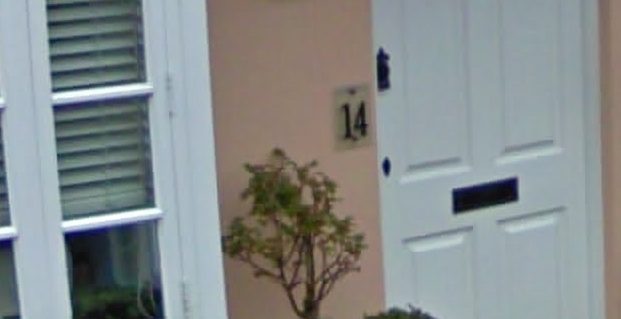
#> input picture Banco de Imagens/47.png, 621 x 319 px, found by its file name
$ jupyter execute 'Projeto_Detecção_de_Números_Residenciais_Mateus_Fittipaldi.ipynb'   (shell and % lines are left out)   (older library calls are emulated)
#> lines starting #> are read from the running program, lines starting #| are printed output that depends on the picture; after the words box and inside, x2 and y2 are one past the last pixel; in counts of white or black regions, pixels touching at a corner belong together
<a href="https://colab.research.google.com/github/zubao-fitti/processamento_imagens/blob/master/Projeto_Detec%C3%A7%C3%A3o_de_N%C3%BAmeros_Residenciais_Mateus_Fittipaldi.ipynb" target="_parent"></a>

[cell 1]
import cv2
import numpy as np
from matplotlib import pyplot as plt
from google.colab.patches import cv2_imshow  #usar o comando imshow diretamente no colab

# **Pré-processamento**

[cell 2]
# 50 imagens de 1.png a 50.png
test = cv2.imread('processamento_imagens/Banco de Imagens/47.png')
#> test is the input picture: shape (319, 621, 3); mean B, G, R 139.1, 139.5, 134.1

# conversão para tons de cinza
testGray = cv2.cvtColor(test, cv2.COLOR_BGR2GRAY)
# equalização do histograma
testEq = cv2.equalizeHist(testGray)
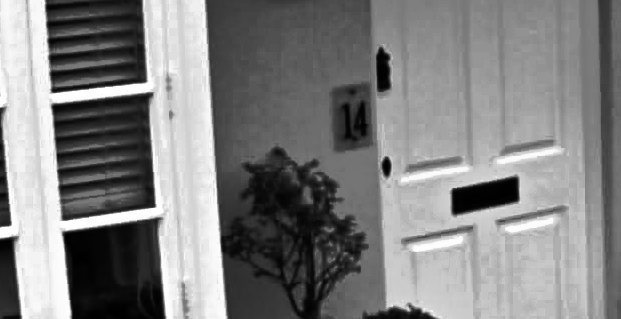
#> testEq: shape (319, 621); min 0, max 255, mean 128.9

# suavização da imagem para evitar a detecção do fundo
# tamanho da mascara
kmask = 9
# mascara do filtro da média
kernel = np.ones((kmask,kmask),np.float32)/(kmask*kmask)
# filtro da média
testMeanBlur = cv2.filter2D(testGray,-1,kernel)
# filtro da mediana
testMedianBlur = cv2.medianBlur(testGray,kmask)
# filtro gaussiano
testGaussianBlur = cv2.GaussianBlur(testGray, (kmask,kmask), 0)

# binarização a partir do resultado do filtro gaussiano (melhor resultado)
ret,testBin = cv2.threshold(testGaussianBlur,100,255,cv2.THRESH_BINARY)
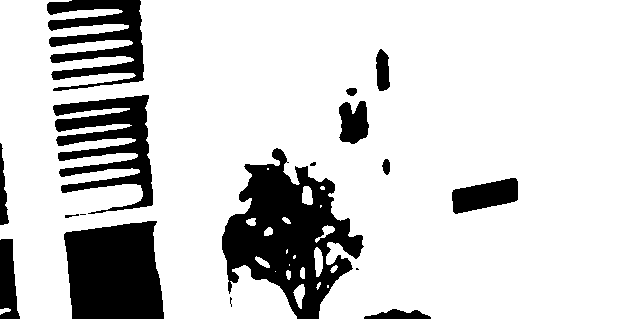
#> testBin: shape (319, 621); 81.8% white; 17 black regions (4 under 20 px), largest, box (x1, y1, x2, y2) and area: (222, 148, 364, 319) 12026, (64, 221, 164, 319) 8323, (53, 95, 153, 214) 5721
ret,testBinInv = cv2.threshold(testGaussianBlur,100,255,cv2.THRESH_BINARY_INV)
testBinGaussian = cv2.adaptiveThreshold(testGaussianBlur,255,cv2.ADAPTIVE_THRESH_GAUSSIAN_C, cv2.THRESH_BINARY,11,2)
#> testBinGaussian: shape (319, 621); 85.6% white; 263 black regions (183 under 20 px), largest, box (x1, y1, x2, y2) and area: (51, 92, 157, 221) 4382, (63, 203, 168, 319) 2317, (253, 234, 361, 319) 2126

# exibição dos resultados do pré-processamento
fig, axes = plt.subplots(3, 3, figsize=(20, 10))
ax = axes.ravel()

ax[0].imshow(cv2.cvtColor(test, cv2.COLOR_BGR2RGB))
ax[0].set_title('Original')
ax[0].set_axis_off()

ax[1].imshow(testGray, cmap='gray')
ax[1].set_title('Cinza')
ax[1].set_axis_off()

ax[2].imshow(testEq, cmap='gray')
ax[2].set_title('Histograma Equalizado')
ax[2].set_axis_off()

ax[3].imshow(testMeanBlur, cmap='gray')
ax[3].set_title('Filtro da Média')
ax[3].set_axis_off()

ax[4].imshow(testMedianBlur, cmap='gray')
ax[4].set_title('Filtro da Mediana')
ax[4].set_axis_off()

ax[5].imshow(testGaussianBlur, cmap='gray')
ax[5].set_title('Filtro Gaussiano')
ax[5].set_axis_off()

ax[6].imshow(testBin, cmap='gray')
ax[6].set_title('Limiar global (v=100)')
ax[6].set_axis_off()

ax[7].imshow(testBinInv, cmap='gray')
ax[7].set_title('Limiar Global Inverso')
ax[7].set_axis_off()

ax[8].imshow(testBinGaussian, cmap='gray')
ax[8].set_title('Adaptative Gaussian')
ax[8].set_axis_off()

#Segmentação/Detecção de Bordas

##Função Watershed

[cell 3]
def myWatershed(src, binImg):
  originalImg = src.copy()
  binImg = 255 - binImg

  kernel = np.ones((3,3),np.uint8)
  # sure background area
  sure_bg = cv2.dilate(binImg,kernel)

  # Finding sure foreground area
  dist_transform = cv2.distanceTransform(binImg,cv2.DIST_L2,5)
  ret, sure_fg = cv2.threshold(dist_transform,0.7*dist_transform.max(),255,0)

  # Finding unknown region
  sure_fg = np.uint8(sure_fg)
  unknown = cv2.subtract(sure_bg,sure_fg)

  # Marker labelling
  ret, markers = cv2.connectedComponents(sure_fg)
  # Add one to all labels so that sure background is not 0, but 1
  markers = markers+1
  # Now, mark the region of unknown with zero
  markers[unknown==255] = 0

  markers = cv2.watershed(originalImg,markers)
  originalImg[markers == -1] = [0,255,0]

  return originalImg

##Função Kmeans

[cell 4]
def myKmeans(src, K):
  # coversão da imagem para ser usada no kmeans
  Z = src.reshape((-1,3))
  Z = np.float32(Z)

  # definição do criterio de parada e aplicacao do kmeans()
  criteria = (cv2.TERM_CRITERIA_EPS + cv2.TERM_CRITERIA_MAX_ITER, 10, 1.0)
  ret,label,center=cv2.kmeans(Z,K,None,criteria,10,cv2.KMEANS_RANDOM_CENTERS)

  # coversão de volta para mostrar a imagem
  center = np.uint8(center)
  res = center[label.flatten()]
  res2 = res.reshape((src.shape))

  return res2

##Aplicação da Detecção de Bordas

[cell 5]
# sobel no eixo X aplicado na Gaussiana
testSobelx = cv2.Sobel(testGaussianBlur,cv2.CV_64F,1,0,ksize=5)
# sobel no eixo Y aplicado na Gaussiana
testSobely = cv2.Sobel(testGaussianBlur,cv2.CV_64F,0,1,ksize=5)
# solbe x + sobel y
testSobelxy = testSobelx + testSobely

# laplaciano aplicado na Gaussiana
testLaplacianGaussian = cv2.Laplacian(testGaussianBlur,cv2.CV_64F)
# laplaciano aplicado na binarização do limiar global
testLaplacianBin = cv2.Laplacian(testBin,cv2.CV_64F)
# laplaciano aplicado na binarização do limiar global inverso
testLaplacianBinInv = cv2.Laplacian(testBinInv,cv2.CV_64F)
# laplaciano aplicado na binarização Adaptive Gaussian
testLaplacianBinGaussian = cv2.Laplacian(testBinGaussian,cv2.CV_64F)
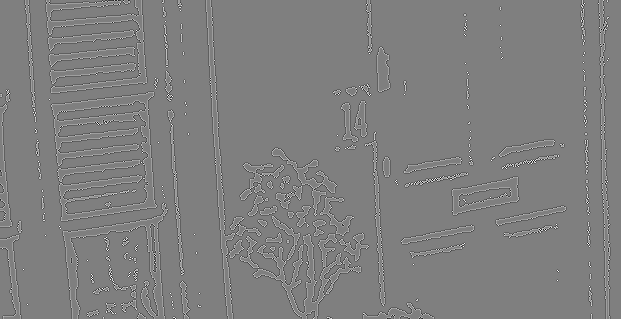
#> testLaplacianBinGaussian: shape (319, 621) float64; min -1020, max 1020, mean 0; drawn with min black and max white

# detecção de bordas usando o algoritmo de Canny
th1, th2 = 50, 120 # thresholds
# Canny aplicado na gaussiana
testCannyGaussian = cv2.Canny(testGaussianBlur, th1, th2)
#> testCannyGaussian: shape (319, 621); 1.9% white in thin lines or dots, all inside (x1, y1, x2, y2) = (0, 0, 519, 319)
# Canny aplicado na binarização do limiar global
testCannyBin = cv2.Canny(testBin, th1, th2)
#> testCannyBin: shape (319, 621); 2.4% white in thin lines or dots, all inside (x1, y1, x2, y2) = (0, 0, 518, 319)
# Canny aplicado na binzarização do limiar gloval inverso
testCannyBinInv = cv2.Canny(testBinInv, th1, th2)
# Canny aplicado na binarização Adaptive Gaussian
testCannyBinGaussian = cv2.Canny(testBinGaussian, th1, th2)
#> testCannyBinGaussian: shape (319, 621); 6.5% white in thin lines or dots

fig, axes = plt.subplots(3, 4, figsize=(20, 10))
ax = axes.ravel()

ax[0].imshow(cv2.cvtColor(test, cv2.COLOR_BGR2RGB))
ax[0].set_title('Original')
ax[0].set_axis_off()

ax[1].imshow(testSobelx, cmap='gray')
ax[1].set_title('Sobel X')
ax[1].set_axis_off()

ax[2].imshow(testSobely, cmap='gray')
ax[2].set_title('Sobel Y')
ax[2].set_axis_off()

ax[3].imshow(testSobelxy, cmap='gray')
ax[3].set_title('Sobel X + Y')
ax[3].set_axis_off()

ax[4].imshow(testLaplacianGaussian, cmap='gray')
ax[4].set_title('Laplaciano na Gaussiana')
ax[4].set_axis_off()

ax[5].imshow(testLaplacianBin, cmap='gray')
ax[5].set_title('Laplaciano na binarização do limiar global')
ax[5].set_axis_off()

ax[6].imshow(testLaplacianBinInv, cmap='gray')
ax[6].set_title('Laplaciano na binarização inversa')
ax[6].set_axis_off()

ax[7].imshow(testLaplacianBinGaussian, cmap='gray')
ax[7].set_title('Laplaciano na binarização Adaptive Gaussian')
ax[7].set_axis_off()

ax[8].imshow(testCannyGaussian, cmap='gray')
ax[8].set_title('Canny na Gaussiana')
ax[8].set_axis_off()

ax[9].imshow(testCannyBin, cmap='gray')
ax[9].set_title('Canny na binarização do limiar global')
ax[9].set_axis_off()

ax[10].imshow(testCannyBinInv, cmap='gray')
ax[10].set_title('Canny na binarização inversa')
ax[10].set_axis_off()

ax[11].imshow(testCannyBinGaussian, cmap='gray')
ax[11].set_title('Canny na binarização Adaptive Gaussian')
ax[11].set_axis_off()
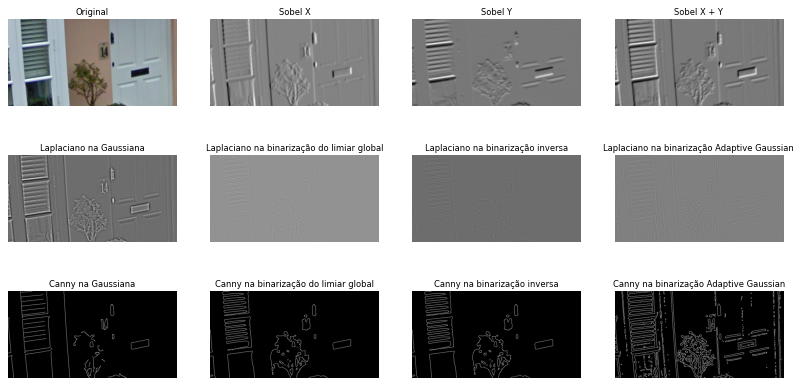
#> figure drawn by matplotlib, 12 panels

##Aplicação da Segmentação

[cell 6]
# segmentação Watershed
# watershed com binarização do limiar global
testWatershedBin = myWatershed(test, testBin)
#> in myWatershed, `sure_bg = cv2.dilate(binImg,kernel)`: sure_bg: shape (319, 621); 21% white; 14 white regions (1 under 20 px), largest, box (x1, y1, x2, y2) and area: (221, 147, 365, 319) 13624, (63, 220, 165, 319) 8637, (52, 94, 154, 219) 7256
#> in myWatershed, `ret, sure_fg = cv2.threshold(dist_transform,0.7*dist_transform.max(),2..`: sure_fg: shape (319, 621) float32; 0.8% white; 1 white region, box (x1, y1, x2, y2) and area: (100, 257, 132, 319) 1580
#> in myWatershed, `ret, sure_fg = cv2.threshold(dist_transform,0.7*dist_transform.max(),2..`: ret = 32.2
#> in myWatershed, `unknown = cv2.subtract(sure_bg,sure_fg)`:
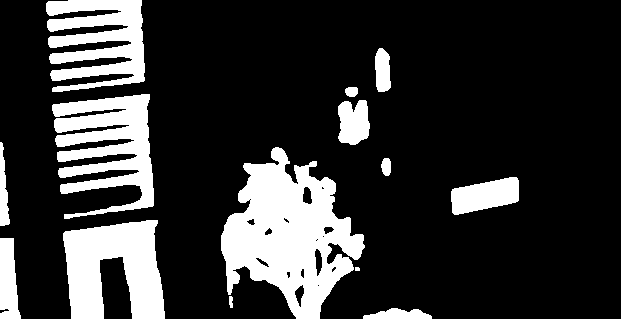
#> unknown: shape (319, 621); 20.2% white; 14 white regions (1 under 20 px), largest, box (x1, y1, x2, y2) and area: (221, 147, 365, 319) 13624, (52, 94, 154, 219) 7256, (63, 220, 165, 319) 7057
#> in myWatershed, `ret, markers = cv2.connectedComponents(sure_fg)`: ret = 2
#> in myWatershed, `markers[unknown==255] = 0`: markers: shape (319, 621) int32; 3 distinct labels, from 0 to 2
#> in myWatershed, `markers = cv2.watershed(originalImg,markers)`: markers: shape (319, 621) int32; 3 distinct labels, from -1 to 2
#> in myWatershed, `originalImg[markers == -1] = [0,255,0]`: originalImg: shape (319, 621, 3); 1.09% of pixels changed, all inside (x1, y1, x2, y2) = (0, 0, 621, 319)
# watershed com binarizalçao do limiar global inverso
testWatershedBinInv = myWatershed(test, testBinInv)
#> in myWatershed (call 2), `sure_bg = cv2.dilate(binImg,kernel)`: sure_bg: shape (319, 621); 84.6% white; 22 black regions (10 under 20 px), largest, box (x1, y1, x2, y2) and area: (223, 150, 362, 319) 10304, (65, 222, 163, 319) 8013, (54, 96, 152, 208) 4276
#> in myWatershed (call 2), `dist_transform = cv2.distanceTransform(binImg,cv2.DIST_L2,5)`:
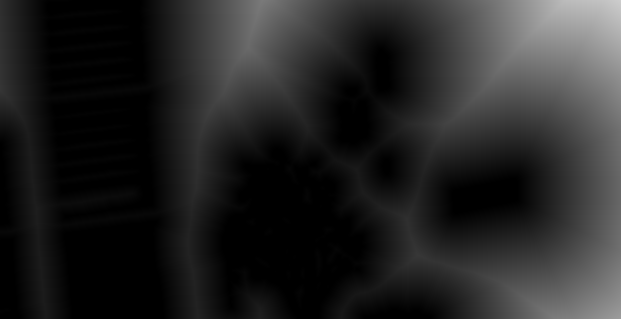
#> dist_transform: shape (319, 621) float32; min 0, max 205.2, mean 37.3
#> in myWatershed (call 2), `ret, sure_fg = cv2.threshold(dist_transform,0.7*dist_transform.max(),2..`: sure_fg: shape (319, 621) float32; 2.6% white; 2 white regions, box (x1, y1, x2, y2) and area: (521, 0, 621, 79) 4909, (599, 302, 621, 319) 198
#> in myWatershed (call 2), `ret, sure_fg = cv2.threshold(dist_transform,0.7*dist_transform.max(),2..`: ret = 143.6
#> in myWatershed (call 2), `unknown = cv2.subtract(sure_bg,sure_fg)`: unknown: shape (319, 621); 82% white; 24 black regions (10 under 20 px), largest, box (x1, y1, x2, y2) and area: (223, 150, 362, 319) 10304, (65, 222, 163, 319) 8013, (521, 0, 621, 79) 4909
#> in myWatershed (call 2), `ret, markers = cv2.connectedComponents(sure_fg)`: markers: shape (319, 621) int32; 3 distinct labels, from 0 to 2
#> in myWatershed (call 2), `ret, markers = cv2.connectedComponents(sure_fg)`: ret = 3
#> in myWatershed (call 2), `markers = markers+1`:
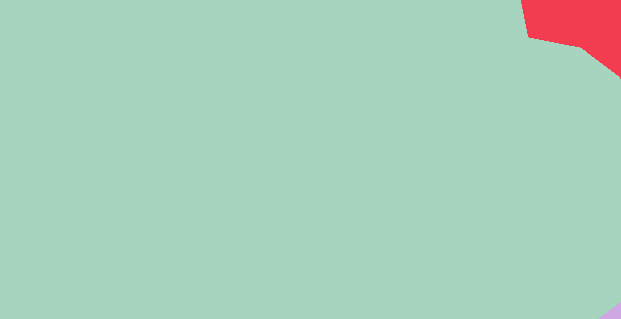
#> markers: shape (319, 621) int32; 3 distinct labels, from 1 to 3; one colour per label, 0 black
#> in myWatershed (call 2), `markers[unknown==255] = 0`: markers: shape (319, 621) int32; 4 distinct labels, from 0 to 3
#> in myWatershed (call 2), `markers = cv2.watershed(originalImg,markers)`:
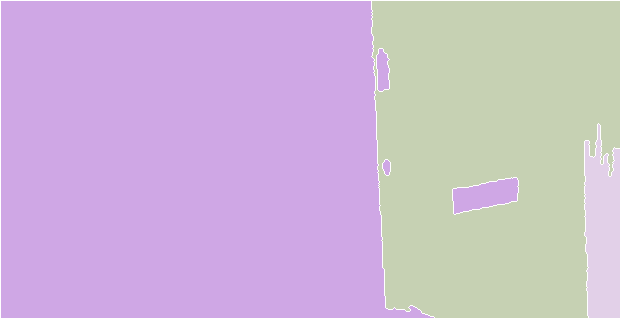
#> markers: shape (319, 621) int32; 4 distinct labels, from -1 to 3; one colour per label, 0 black, -1 white
# watershed com binarização Adaptive Gaussian
testWatershedBinGaussian = myWatershed(test, testBinGaussian)
#> in myWatershed (call 3), `sure_bg = cv2.dilate(binImg,kernel)`: sure_bg: shape (319, 621); 23% white; 139 white regions (53 under 20 px), largest, box (x1, y1, x2, y2) and area: (205, 0, 370, 319) 11008, (50, 91, 158, 222) 7018, (45, 0, 148, 94) 5318
#> in myWatershed (call 3), `ret, sure_fg = cv2.threshold(dist_transform,0.7*dist_transform.max(),2..`:
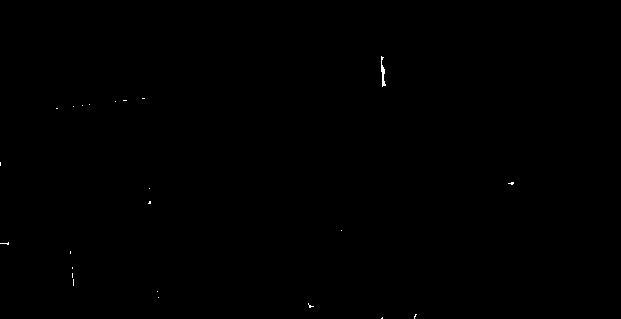
#> sure_fg: shape (319, 621) float32; 0.08% white in thin lines or dots, all inside (x1, y1, x2, y2) = (0, 56, 514, 319)
#> in myWatershed (call 3), `ret, sure_fg = cv2.threshold(dist_transform,0.7*dist_transform.max(),2..`: ret = 4.2
#> in myWatershed (call 3), `unknown = cv2.subtract(sure_bg,sure_fg)`:
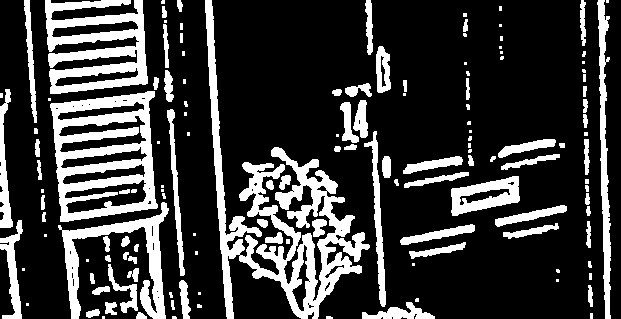
#> unknown: shape (319, 621); 22.9% white; 139 white regions (53 under 20 px), largest, box (x1, y1, x2, y2) and area: (205, 0, 370, 319) 10996, (50, 91, 158, 222) 6997, (45, 0, 148, 94) 5318
#> in myWatershed (call 3), `ret, markers = cv2.connectedComponents(sure_fg)`: markers: shape (319, 621) int32; 24 distinct labels, from 0 to 23
#> in myWatershed (call 3), `ret, markers = cv2.connectedComponents(sure_fg)`: ret = 24

# segmentação Kmeans
# 2 clusters
testKmeans2 = myKmeans(test, 2)
#> in myKmeans, `ret,label,center=cv2.kmeans(Z,K,None,criteria,10,cv2.KMEANS_RANDOM_CEN..`: ret = 385862117.2; center = [[91.6, 99.24, 104.6], [178.5, 172.8, 158.6]]
#> in myKmeans, `center = np.uint8(center)`: center = [[91, 99, 104], [178, 172, 158]]
# 4 clusters
testKmeans4 = myKmeans(test, 4)
# 8 clusters
testKmeans8 = myKmeans(test, 8)

$ run again, with 50.png copied over Banco de Imagens/47.png
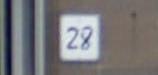
#> input picture 50.png, 158 x 75 px, found by its file name
#> test is the input picture: shape (75, 158, 3); mean B, G, R 120.5, 118.4, 119.8
#> testBin: shape (75, 158); 77.7% white; 5 black regions (1 under 20 px), largest, box (x1, y1, x2, y2) and area: (45, 0, 82, 75) 1149, (24, 0, 35, 75) 728, (3, 0, 13, 75) 715, (131, 12, 137, 19) 35
#> testBinGaussian: shape (75, 158); 74.6% white; 16 black regions (9 under 20 px), largest, box (x1, y1, x2, y2) and area: (44, 0, 106, 75) 1501, (5, 0, 12, 75) 504, (29, 0, 35, 75) 422
#> testCannyGaussian: shape (75, 158); 4.7% white in thin lines or dots, all inside (x1, y1, x2, y2) = (4, 0, 100, 75)
#> testCannyBin: shape (75, 158); 4.3% white in thin lines or dots
#> testCannyBinGaussian: shape (75, 158); 10.2% white in thin lines or dots
#> sure_bg: shape (75, 158); 26.9% white; 5 white regions, box (x1, y1, x2, y2) and area: (44, 0, 83, 75) 1355, (23, 0, 36, 75) 880, (2, 0, 14, 75) 868, (130, 11, 138, 20) 65, (154, 68, 158, 75) 25
#> in myWatershed, `ret, sure_fg = cv2.threshold(dist_transform,0.7*dist_transform.max(),2..`: ret = 6.71
#> in myWatershed, `ret, markers = cv2.connectedComponents(sure_fg)`: ret = 5
#> originalImg: shape (75, 158, 3); 5.76% of pixels changed, all inside (x1, y1, x2, y2) = (0, 0, 158, 75)
#> sure_bg: shape (75, 158); 82.3% white; 5 black regions (2 under 20 px), largest, box (x1, y1, x2, y2) and area: (46, 0, 80, 75) 944, (25, 0, 34, 75) 576, (4, 0, 12, 75) 562
#> unknown: shape (75, 158); 68% white; 7 black regions (2 under 20 px), largest, box (x1, y1, x2, y2) and area: (85, 0, 144, 75) 1660, (46, 0, 80, 75) 944, (25, 0, 34, 75) 576, (4, 0, 12, 75) 562, (147, 35, 158, 44) 36
#> sure_bg: shape (75, 158); 37.8% white; 13 white regions (6 under 20 px), largest, box (x1, y1, x2, y2) and area: (43, 0, 107, 75) 2112, (22, 0, 36, 75) 949, (4, 0, 13, 75) 662
#> in myWatershed (call 3), `ret, sure_fg = cv2.threshold(dist_transform,0.7*dist_transform.max(),2..`: ret = 2.8
#> unknown: shape (75, 158); 32.7% white; 15 white regions (6 under 20 px), largest, box (x1, y1, x2, y2) and area: (43, 0, 107, 75) 1811, (22, 0, 32, 75) 625, (66, 24, 94, 51) 535
#> in myWatershed (call 3), `ret, markers = cv2.connectedComponents(sure_fg)`:
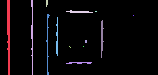
#> markers: shape (75, 158) int32; 14 distinct labels, from 0 to 13; one colour per label, 0 black
#> in myWatershed (call 3), `ret, markers = cv2.connectedComponents(sure_fg)`: ret = 14
#> in myKmeans, `ret,label,center=cv2.kmeans(Z,K,None,criteria,10,cv2.KMEANS_RANDOM_CEN..`: ret = 20701704.4; label = 11850 values, max 1 at index 19, min 0 at index 0, mean 0.213; center = [[101.2, 100, 104], [191.5, 185.9, 178.2]]
#> in myKmeans, `center = np.uint8(center)`: center = [[101, 100, 103], [191, 185, 178]]
